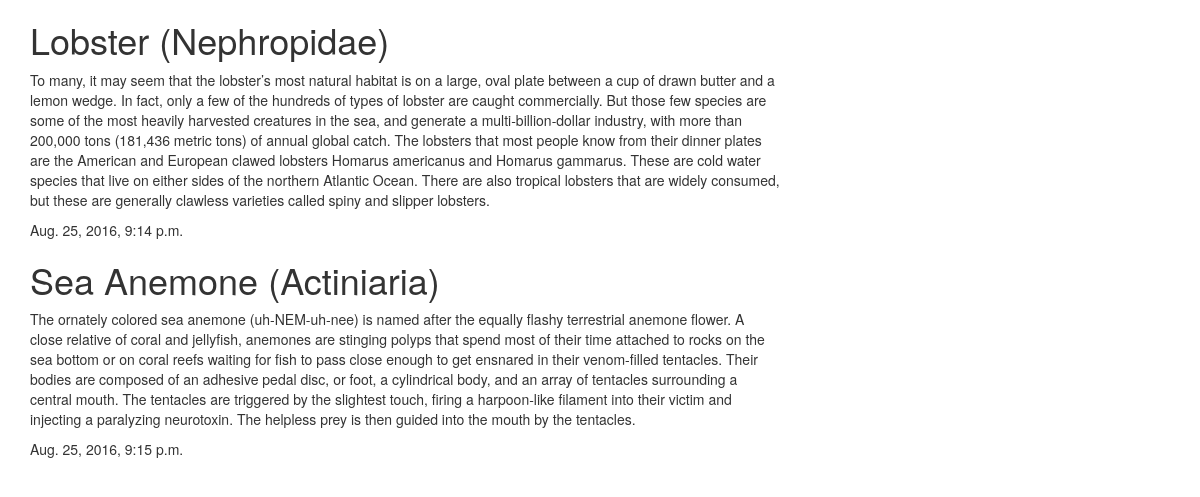
Page /topic/5/ on the committed database.
### forum/models.py (models this page shows)
class Post(models.Model):
    user = models.ForeignKey('auth.User')
    title = models.CharField(verbose_name='Title', max_length=200)
    body = models.TextField()
    date = models.DateTimeField(default=timezone.now)
    topic = models.ForeignKey(Topic, on_delete=models.CASCADE)
    def __str__(self):
        return self.title

### forum/views.py (the view)
# urls.py: url(r'^topic/(?P<topic_id>[0-9]+)/$', views.PostList.as_view(), name='topic')
class PostList(ListView):
    model = Post
    context_object_name = 'posts'
    template_name = 'forum/topic.html'
    def get_queryset(self):
        topic_id = int(self.kwargs['topic_id'])
        return Post.objects.filter(topic_id=topic_id)

### forum/templates/forum/topic.html
{% extends 'forum/base.html' %}
{% block content %}
    {% for  post in  posts %}
        <div>
            <h1>{{ post }}</h1>
            <p>{{ post.body }}</p>
            <p>{{ post.date }}</p>
        </div>
    {% endfor %}
{% endblock %}

### rows in the picture
Post: title "Lobster (Nephropidae)", body "To many, it may seem that the lobster’s most natural habitat is on a large, oval plate between a cup of drawn butter and a lemon wedge. In fact, only a few of the hundreds of types of lobster are caught commercially. But those few species are some of the most heavily harvested creatures in the sea, and generate a multi-billion-dollar industry, with more than 200,000 tons (181,436 metric tons) of annual global catch. The lobsters that most people know from their dinner plates are the American and European clawed lobsters Homarus americanus and Homarus gammarus. These are cold water species that live on either sides of the northern Atlantic Ocean. There are also tropical lobsters that are…", date "Aug. 25, 2016, 9:14 p.m."
Post: title "Sea Anemone (Actiniaria)", body "The ornately colored sea anemone (uh-NEM-uh-nee) is named after the equally flashy terrestrial anemone flower. A close relative of coral and jellyfish, anemones are stinging polyps that spend most of their time attached to rocks on the sea bottom or on coral reefs waiting for fish to pass close enough to get ensnared in their venom-filled tentacles. Their bodies are composed of an adhesive pedal disc, or foot, a cylindrical body, and an array of tentacles surrounding a central mouth. The tentacles are triggered by the slightest touch, firing a harpoon-like filament into their victim and injecting a paralyzing neurotoxin. The helpless prey is then guided into the mouth by the tentacles.", date "Aug. 25, 2016, 9:15 p.m."
